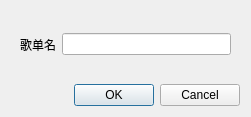
<?xml version="1.0" encoding="UTF-8"?>
<ui version="4.0">
 <class>MyDialog</class>
 <widget class="QDialog" name="MyDialog">
  <property name="geometry">
   <rect>
    <x>0</x>
    <y>0</y>
    <width>251</width>
    <height>117</height>
   </rect>
  </property>
  <property name="windowTitle">
   <string>新的歌单</string>
  </property>
  <layout class="QVBoxLayout" name="verticalLayout">
   <item>
    <widget class="QWidget" name="" native="true">
     <layout class="QHBoxLayout" name="horizontalLayout">
      <item>
       <widget class="QLabel" name="label">
        <property name="text">
         <string>歌单名</string>
        </property>
       </widget>
      </item>
      <item>
       <widget class="QLineEdit" name="lineEdit"/>
      </item>
     </layout>
    </widget>
   </item>
   <item>
    <widget class="QDialogButtonBox" name="buttonBox">
     <property name="standardButtons">
      <set>QDialogButtonBox::Cancel|QDialogButtonBox::Ok</set>
     </property>
     <property name="centerButtons">
      <bool>false</bool>
     </property>
    </widget>
   </item>
  </layout>
 </widget>
 <resources/>
 <connections/>
</ui>
